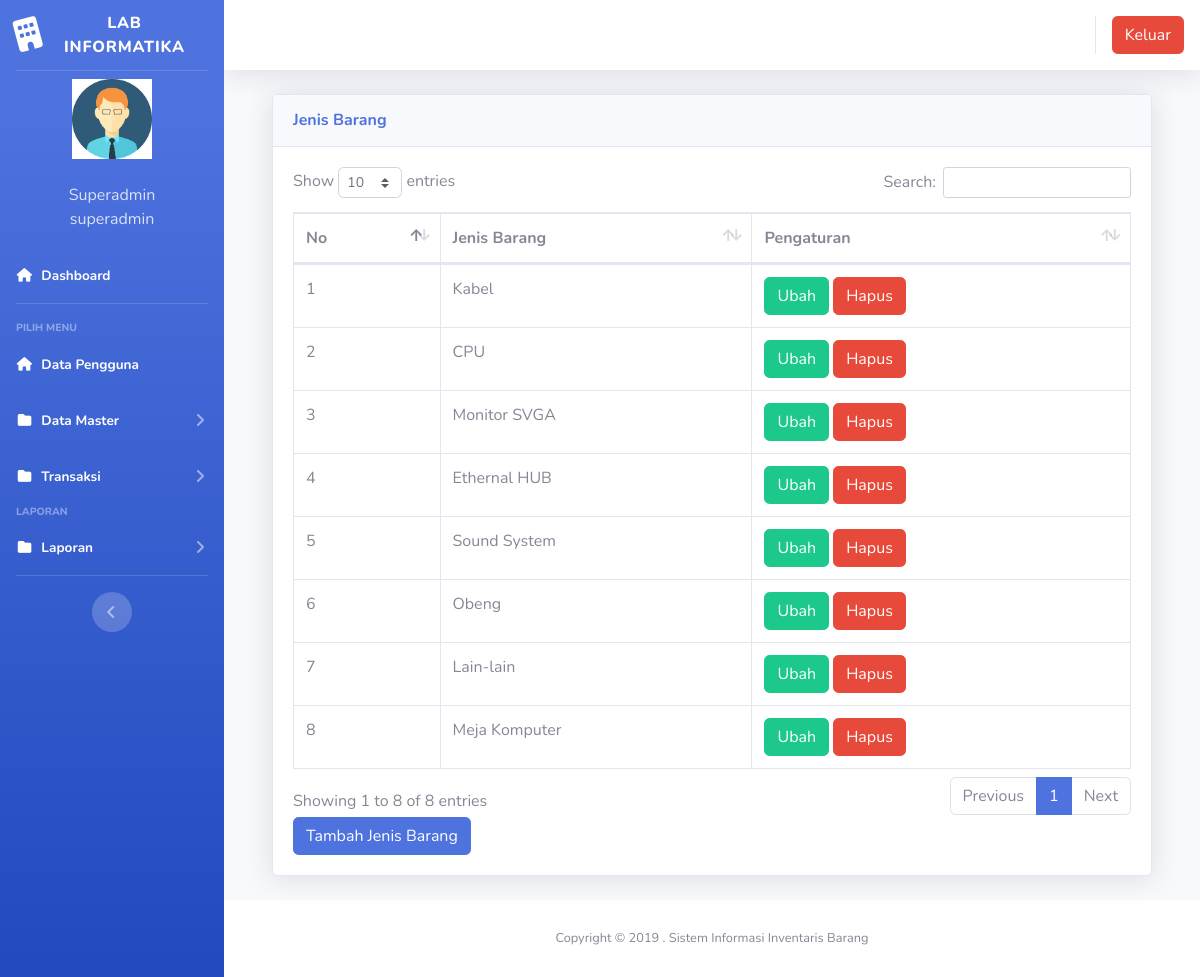
The app's page /index3.php?page=jenisbarang (signed in) with its own data.
### tables this page shows
CREATE TABLE `users` (
  `id` int(11) NOT NULL,
  `nik` varchar(10) NOT NULL,
  `nama` varchar(100) NOT NULL,
  `alamat` varchar(200) NOT NULL,
  `telepon` varchar(100) NOT NULL,
  `username` varchar(100) NOT NULL,
  `password` varchar(100) NOT NULL,
  `level` varchar(25) NOT NULL DEFAULT 'member',
  `foto` varchar(25) NOT NULL
);

CREATE TABLE `jenis_barang` (
  `id` int(11) NOT NULL,
  `jenis_barang` varchar(100) NOT NULL
);

### page/jenisbarang/jenisbarang.php (the view, shortened to what this page needs)
<div class="container-fluid">
  <div class="card shadow mb-4">
    <div class="card-header py-3">
      <h6 class="m-0 font-weight-bold text-primary">Jenis Barang</h6>
    </div>
    <div class="card-body">
      <div class="table-responsive">
        <table class="table table-bordered" id="dataTable" width="100%" cellspacing="0">
        <thead>
                                <tr>
			<th>No</th>
			<th>Jenis Barang</th>
			<th>Pengaturan</th>
                                </tr>
		</thead>
          <tbody>
            <?php
	$no = 1;
	$sql = $koneksi->query("select * from jenis_barang");
	while ($data = $sql->fetch_assoc()) {
	?>
                                <tr>
                                    <td><?php echo $no++; ?></td>
			<td><?php echo $data['jenis_barang'] ?></td>
			<td>
			<a href="?page=supplier&aksi=ubahsupplier&id=<?php echo $data['jenis_barang'] ?>" class="btn btn-success" >Ubah</a>
			<a onclick="return confirm('Apakah anda yakin akan menghapus data ini?')" href="?page=supplier&aksi=hapussupplier&id=<?php echo $data['kode_supplier'] ?>" class="btn btn-danger" >Hapus</a>
			</td>
                                </tr>
	<?php }?>
		   </tbody>
                        </table>
<a href="?page=jenisbarang&aksi=tambahjenis" class="btn btn-primary" >Tambah Jenis Barang</a>
      </div>
    </div>
  </div>
</div>

### index3.php (shortened to what this page needs)
<?php
	$koneksi = new mysqli("localhost","root","","inventori");
	?>
<!DOCTYPE html>
<html lang="en">
<head>
  <link href="vendor/fontawesome-free/css/all.min.css" rel="stylesheet" type="text/css">
  <link href="css/sb-admin-2.min.css" rel="stylesheet">
  <link href="vendor/datatables/dataTables.bootstrap4.min.css" rel="stylesheet">
</head>
<body id="page-top">
  <div id="wrapper">
    <ul class="navbar-nav bg-gradient-primary sidebar sidebar-dark accordion" id="accordionSidebar">
      <a class="sidebar-brand d-flex align-items-center justify-content-center" href="index3.php">
        <div class="sidebar-brand-icon rotate-n-15">
          <i class="fas fa-building"></i>
        </div>
        <div class="sidebar-brand-text mx-2">LAB INFORMATIKA</div>
      </a>
      <hr class="sidebar-divider my-0">
 <?php
   if ($_SESSION['superadmin']) {
	   $user = $_SESSION['superadmin'];
   }
   $sql =$koneksi->query("select * from users where id='$user'");
   $data = $sql->fetch_assoc();
   ?>
    <li class="d-flex align-items-center justify-content-center">
        <a class="nav-link">
		 <img src="img/<?php echo $data['foto']?>" class="img-circle" width="80" alt="User"/></a>
	  </li>
		 <li class="nav-item ">
        <a class="nav-link">
         	<div class="d-flex align-items-center justify-content-center" class="name">  <?php echo  $data['nama'];?></div></font>
			<div class="d-flex align-items-center justify-content-center" class="email"><?php echo $data['level'];?></div>
		 </a>
      </li>
      <li class="nav-item active">
        <a class="nav-link" href="?page=home3">
          <i class="fas fa-fw fa-home"></i>
          <span>Dashboard</span></a>
      </li>
      <hr class="sidebar-divider">
      <div class="sidebar-heading">
        Pilih Menu
      </div>
	    <li class="nav-item active">
        <a class="nav-link" href="?page=pengguna">
          <i class="fas fa-fw fa-home"></i>
          <span>Data Pengguna</span></a>
      </li>
	   <li class="nav-item active">
        <a class="nav-link collapsed" href="#" data-toggle="collapse" data-target="#collapseData" aria-expanded="true" aria-controls="collapseData">
          <i class="fas fa-fw fa-folder"></i>
          <span>Data Master</span>
        </a>
      </li>
	    <li class="nav-item active">
        <a class="nav-link collapsed" href="#" data-toggle="collapse" data-target="#collapsePages" aria-expanded="true" aria-controls="collapsePages">
          <i class="fas fa-fw fa-folder"></i>
          <span>Transaksi</span>
        </a>
      </li>
      <div class="sidebar-heading">
        Laporan
      </div>
	     <li class="nav-item active">
        <a class="nav-link collapsed" href="#" data-toggle="collapse" data-target="#collapseLaporan" aria-expanded="true" aria-controls="collapseLaporan">
          <i class="fas fa-fw fa-folder"></i>
          <span>Laporan</span>
        </a>
      </li>
      <hr class="sidebar-divider d-none d-md-block">
      <div class="text-center d-none d-md-inline">
        <button class="rounded-circle border-0" id="sidebarToggle"></button>
      </div>
    </ul>
    <div id="content-wrapper" class="d-flex flex-column">
      <div id="content">
        <nav class="navbar navbar-expand navbar-light bg-white topbar mb-4 static-top shadow">
          <ul class="navbar-nav ml-auto">
            <li class="nav-item dropdown no-arrow">
			 <div class="top-menu">
        <ul class="nav pull-right top-menu">
           <li><a onclick="return confirm('Apakah anda yakin akan logout?')" class="btn btn-danger" class="logout" href="logout.php">Keluar</a></li>
        </ul>
      </div>
            </li>
          </ul>
        </nav>
        <div class="container-fluid">
		 <section class="content">
		      <?php
			   $page = $_GET['page'];
			   $aksi = $_GET['aksi'];
			   if ($page == "jenisbarang") {
				   if ($aksi == "") {
					   include "page/jenisbarang/jenisbarang.php";
				   }
			   }
			   ?>
    </section>
</div>
      <footer class="sticky-footer bg-white">
        <div class="container my-auto">
          <div class="copyright text-center my-auto">
            <span>Copyright &copy; 2019 . Sistem Informasi Inventaris Barang</span>
          </div>
        </div>
      </footer>
    </div>
  </div>
  </div>
</body>
</html>

### records on screen
users: foto (picture), nama "Superadmin", level "superadmin"
jenis_barang: jenis_barang "Kabel"
jenis_barang: jenis_barang "CPU"
jenis_barang: jenis_barang "Monitor SVGA"
jenis_barang: jenis_barang "Ethernal HUB"
jenis_barang: jenis_barang "Sound System"
jenis_barang: jenis_barang "Obeng"
jenis_barang: jenis_barang "Lain-lain"
jenis_barang: jenis_barang "Meja Komputer"
